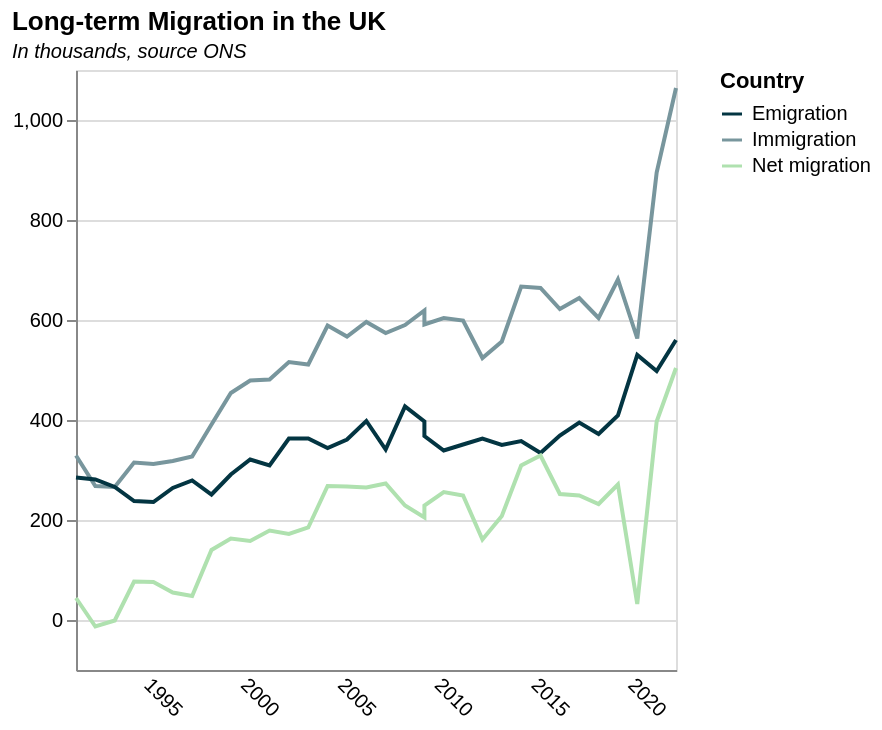

This figure's Vega-Lite source:
### Vega-Lite specification from a JSON file in a GitHub repository (floating-point values rounded to 4 significant figures)
{"$schema": "https://vega.github.io/schema/vega-lite/v5.json", "description": "Net Migration", "title": {"text": "Long-term Migration in the UK", "subtitle": "In thousands, source ONS", "subtitleFontStyle": "italic", "subtitleFontSize": 10, "anchor": "start", "color": "black"}, "width": 300, "height": 300, "data": {"values": [{"Year": "1991", "Category": "Immigration", "value": 329}, {"Year": "1991", "Category": "Emigration", "value": 285}, {"Year": "1991", "Category": "Net migration", "value": 44}, {"Year": "1992", "Category": "Immigration", "value": 268}, {"Year": "1992", "Category": "Emigration", "value": 281}, {"Year": "1992", "Category": "Net migration", "value": -13}, {"Year": "1993", "Category": "Immigration", "value": 266}, {"Year": "1993", "Category": "Emigration", "value": 266}, {"Year": "1993", "Category": "Net migration", "value": -1}, {"Year": "1994", "Category": "Immigration", "value": 315}, {"Year": "1994", "Category": "Emigration", "value": 238}, {"Year": "1994", "Category": "Net migration", "value": 77}, {"Year": "1995", "Category": "Immigration", "value": 312}, {"Year": "1995", "Category": "Emigration", "value": 236}, {"Year": "1995", "Category": "Net migration", "value": 76}, {"Year": "1996", "Category": "Immigration", "value": 318}, {"Year": "1996", "Category": "Emigration", "value": 264}, {"Year": "1996", "Category": "Net migration", "value": 55}, {"Year": "1997", "Category": "Immigration", "value": 327}, {"Year": "1997", "Category": "Emigration", "value": 279}, {"Year": "1997", "Category": "Net migration", "value": 48}, {"Year": "1998", "Category": "Immigration", "value": 391}, {"Year": "1998", "Category": "Emigration", "value": 251}, {"Year": "1998", "Category": "Net migration", "value": 140}, {"Year": "1999", "Category": "Immigration", "value": 454}, {"Year": "1999", "Category": "Emigration", "value": 291}, {"Year": "1999", "Category": "Net migration", "value": 163}, {"Year": "2000", "Category": "Immigration", "value": 479}, {"Year": "2000", "Category": "Emigration", "value": 321}, {"Year": "2000", "Category": "Net migration", "value": 158}, {"Year": "2001", "Category": "Immigration", "value": 481}, {"Year": "2001", "Category": "Emigration", "value": 309}, {"Year": "2001", "Category": "Net migration", "value": 179}, {"Year": "2002", "Category": "Immigration", "value": 516}, {"Year": "2002", "Category": "Emigration", "value": 363}, {"Year": "2002", "Category": "Net migration", "value": 172}, {"Year": "2003", "Category": "Immigration", "value": 511}, {"Year": "2003", "Category": "Emigration", "value": 363}, {"Year": "2003", "Category": "Net migration", "value": 185}, {"Year": "2004", "Category": "Immigration", "value": 589}, {"Year": "2004", "Category": "Emigration", "value": 344}, {"Year": "2004", "Category": "Net migration", "value": 268}, {"Year": "2005", "Category": "Immigration", "value": 567}, {"Year": "2005", "Category": "Emigration", "value": 361}, {"Year": "2005", "Category": "Net migration", "value": 267}, {"Year": "2006", "Category": "Immigration", "value": 596}, {"Year": "2006", "Category": "Emigration", "value": 398}, {"Year": "2006", "Category": "Net migration", "value": 265}, {"Year": "2007", "Category": "Immigration", "value": 574}, {"Year": "2007", "Category": "Emigration", "value": 341}, {"Year": "2007", "Category": "Net migration", "value": 273}, {"Year": "2008", "Category": "Immigration", "value": 590}, {"Year": "2008", "Category": "Emigration", "value": 427}, {"Year": "2008", "Category": "Net migration", "value": 229}, {"Year": "2009", "Category": "Immigration", "value": 619}, {"Year": "2009", "Category": "Emigration", "value": 397}, {"Year": "2009", "Category": "Net migration", "value": 205}, {"Year": "2009", "Category": "Immigration", "value": 591}, {"Year": "2009", "Category": "Emigration", "value": 368}, {"Year": "2009", "Category": "Net migration", "value": 229}, {"Year": "2010", "Category": "Immigration", "value": 604}, {"Year": "2010", "Category": "Emigration", "value": 339}, {"Year": "2010", "Category": "Net migration", "value": 256}, {"Year": "2011", "Category": "Immigration", "value": 599}, {"Year": "2011", "Category": "Emigration", "value": 351}, {"Year": "2011", "Category": "Net migration", "value": 249}, {"Year": "2012", "Category": "Immigration", "value": 524}, {"Year": "2012", "Category": "Emigration", "value": 363}, {"Year": "2012", "Category": "Net migration", "value": 161}, {"Year": "2013", "Category": "Immigration", "value": 557}, {"Year": "2013", "Category": "Emigration", "value": 350}, {"Year": "2013", "Category": "Net migration", "value": 208}, {"Year": "2014", "Category": "Immigration", "value": 667}, {"Year": "2014", "Category": "Emigration", "value": 358}, {"Year": "2014", "Category": "Net migration", "value": 309}, {"Year": "2015", "Category": "Immigration", "value": 664}, {"Year": "2015", "Category": "Emigration", "value": 334}, {"Year": "2015", "Category": "Net migration", "value": 329}, {"Year": "2016", "Category": "Immigration", "value": 622}, {"Year": "2016", "Category": "Emigration", "value": 369}, {"Year": "2016", "Category": "Net migration", "value": 252}, {"Year": "2017", "Category": "Immigration", "value": 644}, {"Year": "2017", "Category": "Emigration", "value": 395}, {"Year": "2017", "Category": "Net migration", "value": 249}, {"Year": "2018", "Category": "Immigration", "value": 604}, {"Year": "2018", "Category": "Emigration", "value": 372}, {"Year": "2018", "Category": "Net migration", "value": 232}, {"Year": "2019", "Category": "Immigration", "value": 681}, {"Year": "2019", "Category": "Emigration", "value": 409}, {"Year": "2019", "Category": "Net migration", "value": 271}, {"Year": "2020", "Category": "Immigration", "value": 563}, {"Year": "2020", "Category": "Emigration", "value": 530}, {"Year": "2020", "Category": "Net migration", "value": 32}, {"Year": "2021", "Category": "Immigration", "value": 895}, {"Year": "2021", "Category": "Emigration", "value": 498}, {"Year": "2021", "Category": "Net migration", "value": 397}, {"Year": "2022", "Category": "Immigration", "value": 1064}, {"Year": "2022", "Category": "Emigration", "value": 560}, {"Year": "2022", "Category": "Net migration", "value": 504}]}, "mark": {"type": "line"}, "encoding": {"x": {"field": "Year", "type": "temporal", "axis": {"title": null, "grid": false, "ticks": false, "labelAngle": 45}}, "y": {"field": "value", "type": "quantitative", "title": "", "axis": {"grid": true}}, "color": {"field": "Category", "type": "nominal", "title": "Country", "scale": {"range": ["#033542", "#78969d", "#AFE1AF"]}}}}
